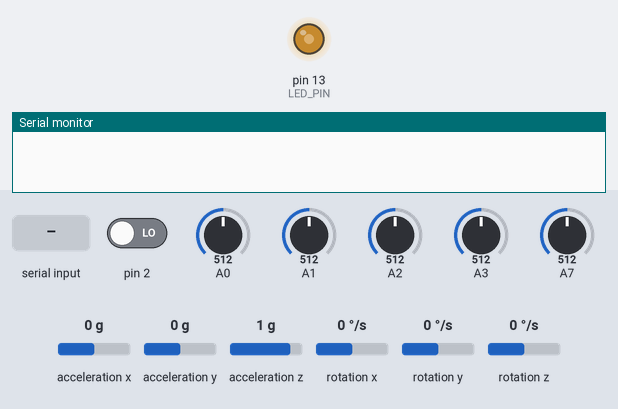
Simulated run of this sketch. Board: Arduino Nano, built with avr-gcc and run on an emulated ATmega328P. Shown: output pins drawn as LEDs (lit = HIGH), the last lines printed to the serial monitor. Inputs (shaded band) come from the test bench; at power-on: pin 2 LOW, A0 = 512, A1 = 512, A2 = 512, A3 = 512, A7 = 512, acceleration x 0 g, acceleration y 0 g, acceleration z 1 g, rotation x 0 °/s, rotation y 0 °/s, rotation z 0 °/s. The sensor or clock chip raises its interrupt line as the real part does.

Above: at 1.7 s.
1.8 s: "1\n" received over the second serial link
At 3.0 s:
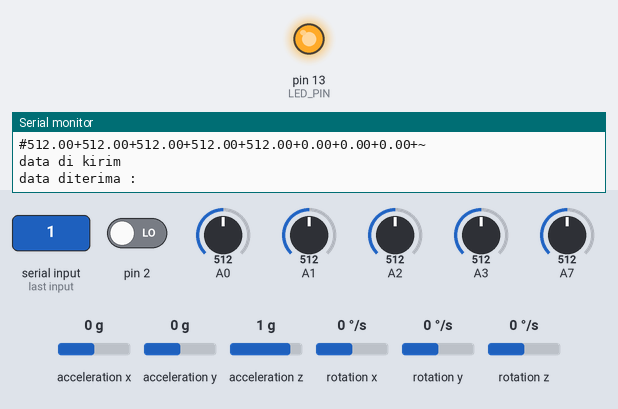
3.3 s: "2\n" received over the second serial link
At 4.5 s:
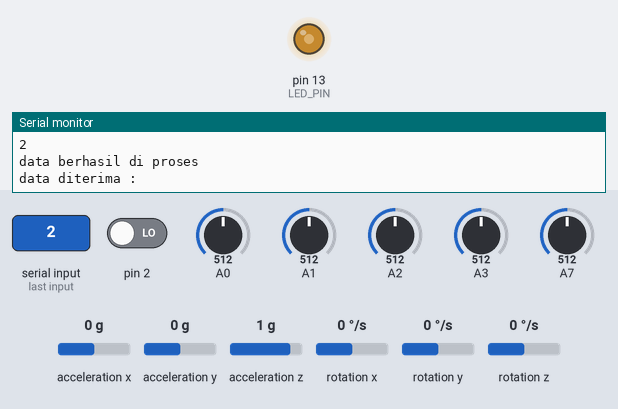
Timing chart, 0 to 6.3 s (numbered marks = the images above; inputs shaded):
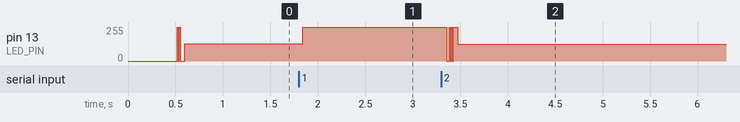

The sketch:

skripsi_nano_perbaiki_kirimdata.ino
```cpp
#include <SoftwareSerial.h>
SoftwareSerial mySerial(9, 10);
#include <SPI.h>
#include <SoftwareSerial.h>
#include "I2Cdev.h"
#include "MPU6050_6Axis_MotionApps20.h"
#if I2CDEV_IMPLEMENTATION == I2CDEV_ARDUINO_WIRE
#include "Wire.h"
#endif
MPU6050 mpu;
#define OUTPUT_READABLE_YAWPITCHROLL

#define LED_PIN 13 // (Arduino is 13, Teensy is 11, Teensy++ is 6)
bool blinkState = false;
// MPU control/status vars
bool dmpReady = false;  // set true if DMP init was successful
uint8_t mpuIntStatus;   // holds actual interrupt status byte from MPU
uint8_t devStatus;      // return status after each device operation (0 = success, !0 = error)
uint16_t packetSize;    // expected DMP packet size (default is 42 bytes)
uint16_t fifoCount;     // count of all bytes currently in FIFO
uint8_t fifoBuffer[64]; // FIFO storage buffer
Quaternion q;           // [w, x, y, z]         quaternion container
VectorFloat gravity;    // [x, y, z]            gravity vector
float ypr[3];           // [yaw, pitch, roll]   yaw/pitch/roll container and gravity vector
uint8_t teapotPacket[14] = { '$', 0x02, 0, 0, 0, 0, 0, 0, 0, 0, 0x00, 0x00, '\r', '\n' };
volatile bool mpuInterrupt = false;     // indicates whether MPU interrupt pin has gone high
void dmpDataReady() {
  mpuInterrupt = true;
}
int flag = 0;
char data = '0';
double masukan[8] = {468, 525, 417, 417, 524, 87.41, 76.69, -10.48};
void setup() {
  // initialise serial communications at 9600 bps:
#if I2CDEV_IMPLEMENTATION == I2CDEV_ARDUINO_WIRE
  Wire.begin();
  TWBR = 24; // 400kHz I2C clock (200kHz if CPU is 8MHz)
#elif I2CDEV_IMPLEMENTATION == I2CDEV_BUILTIN_FASTWIRE
  Fastwire::setup(400, true);
#endif
  Serial.begin(9600);
  mySerial.begin(9600);
//    while (!Serial); // wait for Leonardo enumeration, others continue immediately
//    Serial.println(F("Initializing I2C devices..."));
  mpu.initialize();
//   Serial.println(F("Testing device connections..."));
//   Serial.println(mpu.testConnection() ? F("MPU6050 connection successful") : F("MPU6050 connection failed"));
//   Serial.println(F("\nSend any character to start program: "));
//   while (Serial.available() && Serial.read()); // empty buffer
//   while (!Serial.available());                 // wait for data
//   while (Serial.available() && Serial.read()); // empty buffer again
//   Serial.println(F("Initializing DMP..."));
  devStatus = mpu.dmpInitialize();
  mpu.setXGyroOffset(220);
  mpu.setYGyroOffset(76);
  mpu.setZGyroOffset(-85);
  mpu.setZAccelOffset(1788); // 1688 factory default for my test chip
  if (devStatus == 0) {
//    Serial.println(F("Enabling DMP..."));
    mpu.setDMPEnabled(true);
//    Serial.println(F("Enabling interrupt detection (Arduino external interrupt 0)..."));
    attachInterrupt(0, dmpDataReady, RISING);
    mpuIntStatus = mpu.getIntStatus();
//    Serial.println(F("DMP ready! Waiting for first interrupt..."));
    dmpReady = true;
    packetSize = mpu.dmpGetFIFOPacketSize();
      } else {
//        Serial.print(F("DMP Initialization failed (code "));
//       Serial.print(devStatus);
//       Serial.println(F(")"));
     }

     // configure LED for output
    pinMode(LED_PIN, OUTPUT);
  }

  void loop() {
    if (!dmpReady) return;
    while (!mpuInterrupt && fifoCount < packetSize) {
    }
    mpuInterrupt = false;
    mpuIntStatus = mpu.getIntStatus();
    fifoCount = mpu.getFIFOCount();
    if ((mpuIntStatus & 0x10) || fifoCount == 1024) {
      mpu.resetFIFO();
      Serial.println(F("FIFO overflow!"));
    } else if (mpuIntStatus & 0x02) {
      while (fifoCount < packetSize) fifoCount = mpu.getFIFOCount();
      mpu.getFIFOBytes(fifoBuffer, packetSize);
      fifoCount -= packetSize;
#ifdef OUTPUT_READABLE_YAWPITCHROLL
      // display Euler angles in degrees
      mpu.dmpGetQuaternion(&q, fifoBuffer);
      mpu.dmpGetGravity(&gravity, &q);
      mpu.dmpGetYawPitchRoll(ypr, &q, &gravity);
      masukan[0]=analogRead(A7);
      masukan[1]=analogRead(A3);
      masukan[2] = analogRead(A2);
      masukan[3] = analogRead(A1);
      masukan[4] = analogRead(A0);
      masukan[5] = (ypr[0] * 180 / M_PI);
      masukan[6] = (ypr[1] * 180 / M_PI);
      masukan[7] = (ypr[2] * 180 / M_PI);
//
//      Serial.print(ypr[0] * 180 / M_PI);
//      Serial.print("\t");
//      Serial.print (ypr[1] * 180 / M_PI);
//      Serial.print("\t");
//      Serial.println (ypr[2] * 180 / M_PI);
#endif
      blinkState = !blinkState;
      digitalWrite(LED_PIN, blinkState);
    }
    if (mySerial.available() > 0) {
      data = mySerial.read();
      delay(20);
      Serial.println("data diterima : ");
      Serial.println(data);
    }
    if (data == '1')
    {
      sendAndroidValues();
      Serial.println("data di kirim");
      while (true)
      {
        if (mySerial.available() > 0) {
          data = mySerial.read();
          delay(20);
          Serial.println("data diterima : ");
          Serial.println(data);
          if (data == '3'||data == '1')
          {
            sendAndroidValues();
            Serial.println("data di kirim ulang");
          }
          else if (data == '2')
          {
            data = '0';
            delay(20);
            Serial.println("data berhasil di proses");
            break;
          }
        }
        delay(10);
      }
    }
//    delay(10);
  }
  //sends the values from the sensor over serial to BT module
  void sendAndroidValues()
  {
    delay(100);        //added a delay to eliminate missed transmissions
    //puts # before the values so our app knows what to do with the data
    mySerial.print('#');
    Serial.print('#');
    //for loop cycles through 4 sensors and sends values via serial
    for (int k = 0; k < 8; k++)
    {
      Serial.print(masukan[k]);
      delay(5);
      Serial.print('+');
      delay(5);
      mySerial.print(masukan[k]);
      delay(5);
      mySerial.print('+');
      delay(5);
      //technically not needed but I prefer to break up data values
      //so they are easier to see when debugging
    }
    Serial.print('~'); //used as an end of transmission character - used in app for string length
    Serial.println();
    mySerial.print('~'); //used as an end of transmission character - used in app for string length
    mySerial.println();
    delay(100);        //added a delay to eliminate missed transmissions
  }
```

Measured:
- after the input at 1.8 s, pin 13 (LED_PIN): 128/255 → 255/255 at once
- after the input at 3.3 s, pin 13 (LED_PIN): 255/255 → 127/255 after 0.06 s
